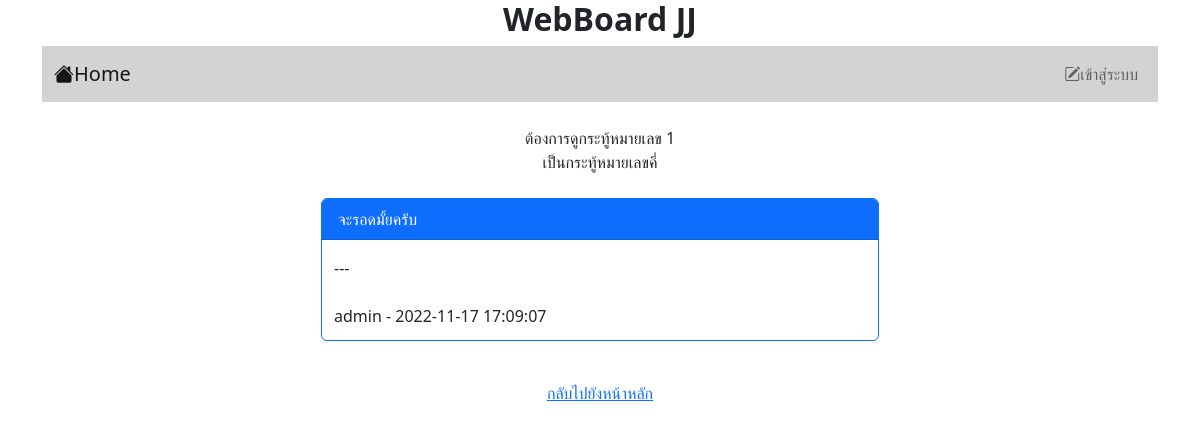
The page /post.php?id=1 on the database its author committed.
### tables this page shows
CREATE TABLE `post` (
  `id` int(11) NOT NULL,
  `title` varchar(128) NOT NULL,
  `content` varchar(2048) NOT NULL,
  `post_date` datetime NOT NULL,
  `cat_id` int(11) NOT NULL,
  `user_id` int(11) NOT NULL
);

CREATE TABLE `user` (
  `id` int(11) NOT NULL,
  `login` varchar(32) NOT NULL,
  `password` varchar(64) NOT NULL,
  `name` varchar(64) NOT NULL,
  `gender` char(1) NOT NULL,
  `email` varchar(32) NOT NULL,
  `role` char(1) NOT NULL
);

### post.php (the view, shortened to what this page needs)
<!DOCTYPE html>
<html lang="en">
<head>
    <link href="https://cdn.jsdelivr.net/npm/bootstrap@5.2.2/dist/css/bootstrap.min.css" rel="stylesheet">
    <link rel="stylesheet" href="https://cdn.jsdelivr.net/npm/bootstrap-icons@1.9.1/font/bootstrap-icons.css">
</head>
<body>
    <div class="container">
    <H1 style="font-size: 200%"><center><b> WebBoard JJ </b></center></H1>
    <?php include "nav.php" ?>
    <br>
    <section class="col-md-6 mx-auto">
    <?php
        isset($_GET['id']) ? $id= $_GET['id']:header("Location: index.php");
        echo "<center>ต้องการดูกระทู้หมายเลข $id <br>";
        if($id % 2 == 0){
            echo "เป็นกระทู้หมายเลขคู่</center><br>";
        }else{
            echo "เป็นกระทู้หมายเลขคี่</center><br>";
        }
    ?>
    <?php
        $conn = new PDO("mysql:host=localhost;dbname=webboard;charset=utf8","root","");
        $data = $conn->query("SELECT p.id,p.title,p.content,p.post_date ,c.name,u.name FROM post p , user u , category c WHERE p.id = $id AND p.user_ID = u.id;");
    ?>
    <div class="card text-dark bg-white border-primary mb-3">
    <?php $row = $data->fetch(); ?>
        <div class="card-header bg-primary text-white"><?= $row['1']; ?></div>
            <div class="card-body pb-1">
                <div class="row justify-content-between px-2 mb-2">
                    <?= $row['2']; ?> <br><br>
                    <?= $row['5'] . " - " . $row['3']; ?>
                </div>
            </div>
        </div>
</section>
<br>
<center><a href="index.php" > กลับไปยังหน้าหลัก </a></center>
</div>
</body>
</html>

### rows shown on the page
post: title "จะรอดมั้ยครับ", content "---", post_date "2022-11-17 17:09:07"
user: name "admin"

### other values the page prints
$id "1"
